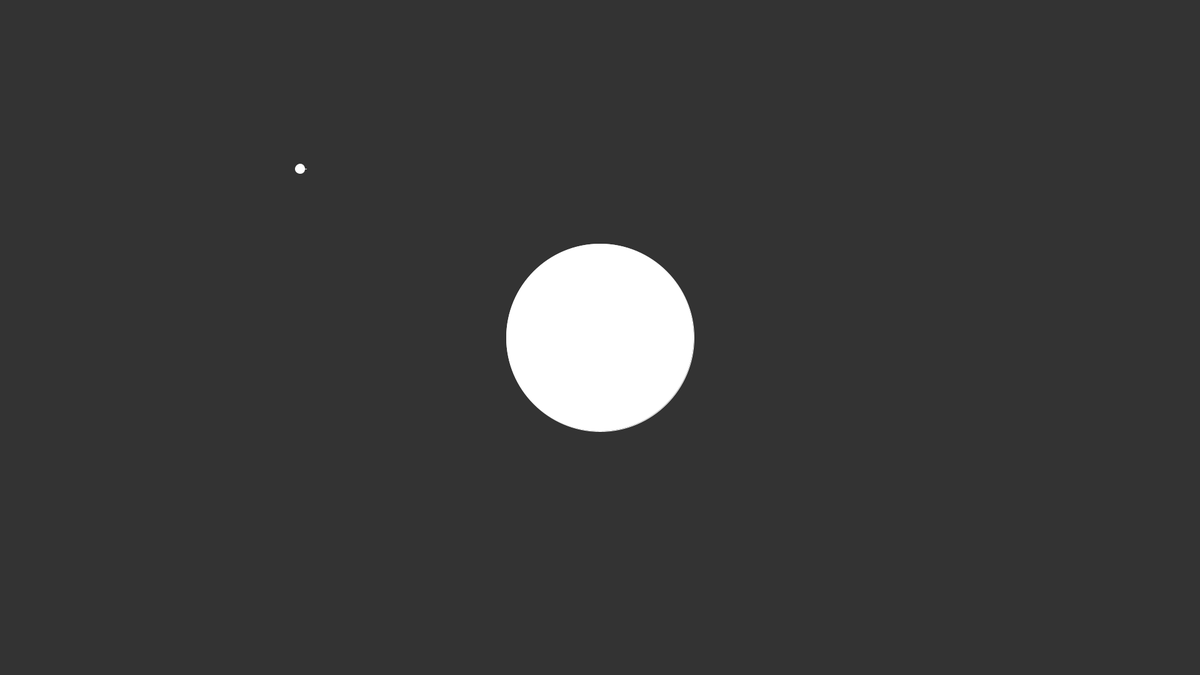
Frame 1 (no input)
Frame 60 (the mouse pressed at the canvas centre just before this capture): identical to frame 1, image omitted
Frame 120 (the mouse held since frame 60 and released just before this capture): identical to frame 1, image omitted

The Processing sketch that drew this single still picture (run headless with seeded random() and noise(); from frame 60 on, the mouse is pressed at the canvas centre):

// Processing sketch: sketch
// ── sketch.pde
/*
 * Linear Interpolation with Angle Control and Visual Indicator (Using keyPressed()).
 * 
 * Control the angle of the ball with left and right arrow keys,
 * and move it in the direction it's pointing with the up arrow key,
 * with lerping to smooth out the movement.
 */

float x;
float y;
float angle = 0;
float playerAngle;
float playerX;
float playerY;
float speed = 30;
float easing = 0.015;
float easingAngle = 0.2;

void setup() {
  size(1920, 1080);
  noStroke();
  playerX = x = width / 4;
  playerY = y = height / 4;
  playerAngle = angle;
}

void draw() {
  background(51);

  // Calculate velocity components based on the angle
  float vx = cos(angle) * speed;
  float vy = sin(angle) * speed;

  // Update position using lerping for smooth movement
  x = lerp(x,playerX, easing);
  y = lerp(y,playerY, easing);

  // Draw visual indicator for the angle
  float lineLength = 10; // Length of the visual indicator line
  float lineEndX = x + cos(angle) * lineLength;
  float lineEndY = y + sin(angle) * lineLength;
  stroke(255);
  line(x, y, lineEndX, lineEndY);

  // Draw the ball
  fill(255);
  ellipse(x, y, 15, 15);

  //Draw the sun
  ellipse(width/2,height/2,300,300);

}

void keyPressed() {
  // Control the angle with left and right arrow keys
  if (keyCode == LEFT) {
    playerAngle -= 0.2;
    angle = lerp(angle, playerAngle, easingAngle);
  }
  if (keyCode == RIGHT) {
    playerAngle += 0.2;
    angle = lerp(angle, playerAngle, easingAngle);
  }

  // Update target position based on the angle when the up arrow key is pressed
  if (keyCode == UP) {
    playerX += cos(angle) * speed;
    playerY += sin(angle) * speed;
  }

  if (key == 'f'){} // para as balas
}
